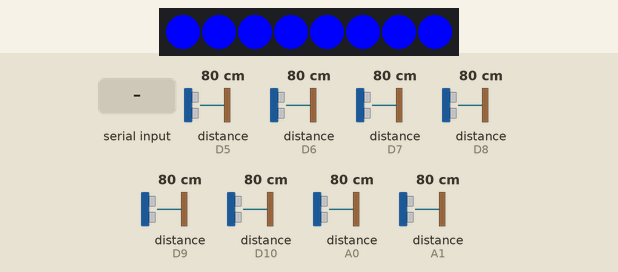
Recording of a program running on a simulated Arduino Nano ESP32. On the bench: 8 RGB LEDs in strip order, left to right. Wiring (inferred from the names in the program): 8 × range finder with pulse-width output: data D5 / data D6 / data D7 / data D8 / data D9 / data D10 / data A0 / data A1. Inputs (shaded band) come from the test bench; at power-on: distance to the obstacle (sensors on D5, D6, D7, D8, D9, D10, A0, A1) 80 cm. I2S audio is not simulated (input reads silence); what the program prints to the serial monitor is not drawn.

Above: at 2.2 s.
2.3 s: "LED_TEST90\n" received over Serial
At 2.9 s:
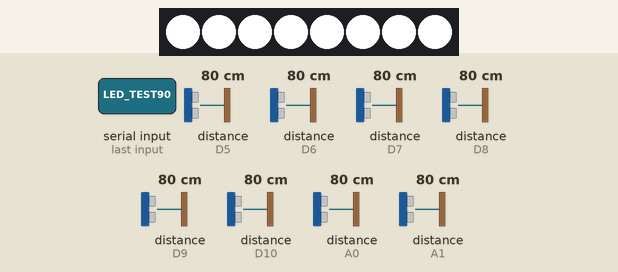
At 3.6 s:
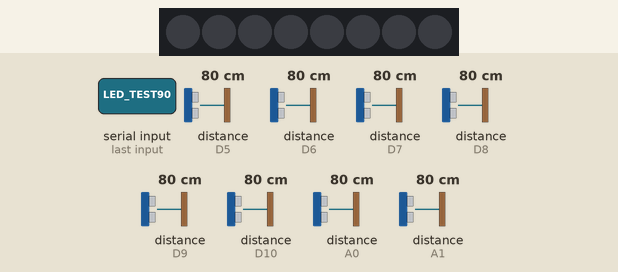
4.8 s: "BUTTON_TEST\n" received over Serial
6.3 s: "SOUND_TEST\n" received over Serial
Timing chart, 0 to 9.3 s (numbered marks = the images above; inputs shaded):
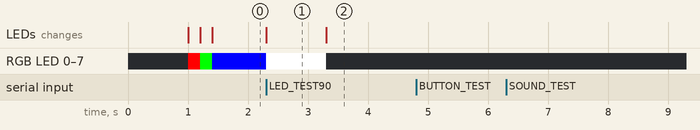

The program:

main.cpp
```cpp
#include <Arduino.h>

/*
PinMaps

Arduino |   ESP |Feature
D2      |   5   |SW1
D3      |   6   |SW2
D4      |   7   |SW3
D5      |   8   |SW4
D6      |   9   |SW5
D7      |   10  |SW6
D8      |   17  |SW7
D9      |   18  |SW8
D10     |   21  |WS2812B_DIN
A0      |   1   |I2S_LRC
A1      |   2   |I2S_BLCK
A2      |   3   |I2S_DIN
*/

//#define _DEBUG_
#define _DEBUG_NOW

#include "freertos/FreeRTOS.h"
#include "freertos/task.h"

/*
TODO : add more sounds and refine this section
SoundEngine Section
-----------------------------------------------------------------------
This section initializes the global sound engine instance.

The included headers define sound effect data used by the engine:
- buttonEffect_Alone.h : solo button press sound
    → SoundStruct instance: buttonEffect_Alone
- buttonEffect1.h      : additional layered button effects
    → SoundStruct instance: buttonEffect_1
- buttonEffect2.h      : optional alternate effect
    → SoundStruct instance: buttonEffect_2
(Add more headers and instances as needed)

All sound data is statically defined as `static constexpr` to ensure
safe duplication across compilation units and to avoid linker conflicts.
*/
#include "../include/soundEngine.h"
#include "../include/buttonEffect_Alone.h"
#include "../include/buttonEffect1.h"
SoundEngine* soundEngine;

constexpr int I2S_LRC_PIN = 1;
constexpr int I2S_BCLK_PIN = 2;
constexpr int I2S_DOUT_PIN = 3;

/*
Keyboard (InputSwitch) Section
-----------------------------------------------------------------------
This section initializes the 8-button input system for braille input.

The button configuration provides braille input functionality:
- Button_1 to Button_6: 6-dot braille system inputs
- Button_DEL: Delete/Backspace function
- Button_ENT: Enter/Submit function

Pin mapping and interrupt configuration:
- GPIO 5,6,7,8,9,10,17,18 for button inputs
- Internal pull-up resistors enabled
- Negative edge triggered interrupts
- Software debouncing with 200ms delay

Note: Pins 5,6,17,18 are currently disabled due to hardware issues.
*/
#define MAX_INPUT_SWITCHES 8
const int InputSwitchPin[MAX_INPUT_SWITCHES] =
{5, 6, 7, 8, 9, 10, 17, 18};

enum ButtonID
{
    None = -1,
    Button_1 = 0,
    Button_2 = 1,
    Button_3 = 2,
    Button_4 = 3,
    Button_5 = 4,
    Button_6 = 5,
    Button_DEL = 6,
    Button_ENT = 7
};

#define DEBOUNCE_TIME_MS 200
unsigned long previousPressedTime[MAX_INPUT_SWITCHES];

volatile bool buttonPressedFlag = false;
volatile int pressedSwitchPin = -1;

bool onButtonEvent(int8_t buttinID);
void isr_Button(void* pin);
ButtonID getButtonID(int8_t buttonPin);

#define _BUTTON_BROKEN_

byte buttonStates = 0;

//Serial Protocol Control Bytes Below Here
constexpr byte ProtocolCMDNewLine = 0b01000000;
constexpr byte ProtocolCMDErase = 0b10000000;
/*
NeoPixel (WS2812B) Section
-----------------------------------------------------------------------
This section initializes the WS2812B LED strip for visual feedback.

The LED configuration provides status indication for button presses:
- 8 LEDs corresponding to each button input
- GPIO 21 (D10) for data line connection
- WS2812B protocol with GRB color format
- ESP32 RMT driver for precise timing

Hardware and library configuration:
- NeoPixelBus library for efficient LED control
- RMT peripheral for accurate timing requirements
- Boot sequence animation on startup
- Real-time status updates for button states

Color Description:
- Green (0, 254, 0): Button is pressed/active
- Black (0, 0, 0): Button is released/inactive
- Red (254, 0, 0): Error state or invalid input
- Blue (0, 0, 254): System ready or waiting state

Color constants are defined as constexpr for compile-time optimization.
*/
#include "NeoPixelBus.h"

constexpr uint16_t LedCount = 8;
constexpr uint8_t ARGB_DOUT_PIN = 21;

NeoPixelBus<NeoGrbFeature, NeoEsp32Rmt0Ws2812xMethod> argb(LedCount, ARGB_DOUT_PIN);

void argbBootSequence(void* param);
void argbReset();
void serialListnerWrapper(void* param);

constexpr RgbColor Green(0, 254, 0);
constexpr RgbColor Black(0, 0, 0);
constexpr RgbColor Red(254, 0, 0);
constexpr RgbColor Blue(0, 0, 254);
constexpr RgbColor White(255, 255, 255);

//=============================================================================================================

void setup()
{
    //Serial initialize
    delay(1000);
    Serial.begin(115200); // I remember that esp32 doesn need to set baud cuz it has native usb serial

    #ifdef _DEBUG_
    Serial.println("Serial Begin");
    #endif

    //WS2812B initialize
    argb.Begin();
    argb.Show();

    xTaskCreatePinnedToCore
    (
        argbBootSequence,
        "argbBootSequence",
        1024,
        NULL,
        1,
        NULL,
        1
    );

    //SoundEngine Initialize
    soundEngine = new SoundEngine(I2S_LRC_PIN, I2S_BCLK_PIN, I2S_DOUT_PIN);
    soundEngine->enqueSound(&ButtonEffect_Alone); // TODO : change bootEffect Code

    //inputswitch initialize
    gpio_install_isr_service(0);

    for(int i = 0 ; i < MAX_INPUT_SWITCHES ; i++)
    {
        const gpio_config_t switchPinConfig =
        {
            .pin_bit_mask = 1ULL << InputSwitchPin[i],
            .mode = GPIO_MODE_INPUT,
            .pull_up_en = GPIO_PULLUP_ENABLE,
            .pull_down_en = GPIO_PULLDOWN_DISABLE,
            .intr_type = GPIO_INTR_NEGEDGE
        };
        gpio_config(&switchPinConfig);
    }

    for(int i = 0 ; i < MAX_INPUT_SWITCHES ; i++)
    {
        esp_err_t returnValue = gpio_isr_handler_add((gpio_num_t)InputSwitchPin[i], isr_Button, (void*)InputSwitchPin[i]);
        #ifdef _DEBUG_
        if(returnValue != ESP_OK)
        {
            Serial.print(i);
            Serial.print(" button has failed to init isr function : ");
            Serial.println(returnValue);
        }
        #endif
    }

    #ifdef _BUTTON_BROKEN_
    //TODO : important!!!!!!!!!!!!!!!!!! 5 6 17 18 pin switch has broken. I decided removing these pins
    gpio_isr_handler_remove((gpio_num_t)5);
    gpio_isr_handler_remove((gpio_num_t)6);
    gpio_isr_handler_remove((gpio_num_t)17);
    gpio_isr_handler_remove((gpio_num_t)18);
    #endif

    // Serial Listener Task Dispatch
    xTaskCreatePinnedToCore
    (
        serialListnerWrapper,
        "serialListnerWrapper",
        2048,
        NULL,
        1,
        NULL,
        1
    );

}

void loop()
{
    //handle ISR
    if(buttonPressedFlag)
    {
        #ifdef _DEBUG_
        Serial.print("LOOP_");
        Serial.print("pressedButton : ");
        Serial.println(pressedSwitchPin);
        #endif
        if(!onButtonEvent(pressedSwitchPin)) {Serial.println("false returned from onButtonEvent");}
        buttonPressedFlag = false;
        pressedSwitchPin = -1;
    }


}

bool onButtonEvent(int8_t buttonPin)
{
    ButtonID buttonID = getButtonID(buttonPin);

    if(buttonID == None) {return false;}

    #ifdef _DEBUG_
    Serial.println("ButtonEvent");
    Serial.print("buttonID : ");
    Serial.println(static_cast<int>(buttonID));
    #endif

    //software debounce
    unsigned long pressedTime = millis();
    int buttonIndex = static_cast<int>(buttonID);
    if(pressedTime < (previousPressedTime[buttonIndex] + DEBOUNCE_TIME_MS)) {return true;}
    previousPressedTime[buttonIndex] = pressedTime;

    #ifdef _DEBUG_
    Serial.println("after debounce code");
    Serial.print("buttonID : ");
    Serial.println(static_cast<int>(buttonID));
    #endif

    switch(buttonID)
    {
        case None:
            #ifdef _DEBUG_
            Serial.println("None button pressed");
            #endif
            return false;
        case Button_1:
        case Button_2:
        case Button_3:
        case Button_4:
        case Button_5:
        case Button_6:
            buttonStates ^= (1 << static_cast<int>(buttonID));  // 비트 토글
            (buttonStates & (1 << static_cast<int>(buttonID))) ?
                argb.SetPixelColor(static_cast<int>(buttonID), Green) :
                argb.SetPixelColor(static_cast<int>(buttonID), Black);
            argb.Show();
            soundEngine->enqueSound(&ButtonEffect_1); // TODO : modify argument to ButtonSound
            return true;
        case Button_DEL:
            if(buttonStates == 0)
            {
                Serial.print(ProtocolCMDErase);
            }
            else
            {
                buttonStates = 0;
                argbReset();
            }
            soundEngine->enqueSound(&ButtonEffect_1); // TODO : modify argument to DeleteSound
            return true;
        case Button_ENT:
            if(buttonStates == 0)
            {
                Serial.print(ProtocolCMDNewLine);
            }
            else
            {
                Serial.print(buttonStates);
                buttonStates = 0;
                argbReset();
            }
            soundEngine->enqueSound(&ButtonEffect_1); // TODO : modify argument to EnterSound
            return true;
        default:
            return false;
    }

    return false;
}

void IRAM_ATTR isr_Button(void* pin)
{
    if(gpio_get_level((gpio_num_t)((int)pin)) == LOW)
    {
        buttonPressedFlag = true;
        pressedSwitchPin = (int)pin;
    }
}

void argbBootSequence(void* param)
{
    #ifdef _DEBUG_NOW
    Serial.println("ARGB Boot Sequence");
    #endif
    argbReset();
    for(int i = 0 ; i < LedCount ; i++)
    {
        argb.SetPixelColor(i, Red);
    }
    argb.Show();
    vTaskDelay(200 / portTICK_PERIOD_MS);
    for(int i = 0 ; i < LedCount ; i++)
    {
        argb.SetPixelColor(i, Green);
    }
    argb.Show();
    vTaskDelay(200 / portTICK_PERIOD_MS);
    for(int i = 0 ; i < LedCount ; i++)
    {
        argb.SetPixelColor(i, Blue);
    }
    argb.Show();
    // TODO : NextVersion, I think add more boot sequence animation
    #ifdef _DEBUG_NOW
    Serial.println("ARGB Boot Sequence finished");
    #endif
    vTaskDelete(NULL);
}

void argbReset()
{
    argb.ClearTo(Black);
    argb.Show();
}


ButtonID getButtonID(int8_t buttonPin)
{
    for(int i = 0 ; i < MAX_INPUT_SWITCHES ; i++)
    {
        if(buttonPin == InputSwitchPin[i])
        {
            return static_cast<ButtonID>(i);
        }
    }
    return None;
}


void serialListner()
{
    if (Serial.available())
    {
        String input = Serial.readStringUntil('\n');
        input.trim();

        #ifdef _DEBUG_
        Serial.print("Received: ");
        Serial.println(input);
        #endif

        #ifdef _DEBUG_NOW
        if (input.startsWith("BUTTON_TEST"))
        {
            // Test all button states and report their current status
            Serial.println("Testing all buttons...");
            for (int i = 0; i < MAX_INPUT_SWITCHES; i++)
            {
                Serial.print("Button ");
                Serial.print(i);
                Serial.print(" (Pin ");
                Serial.print(InputSwitchPin[i]);
                Serial.print("): ");
                Serial.println(gpio_get_level((gpio_num_t)InputSwitchPin[i]) == LOW ? "PRESSED" : "RELEASED");
            }
        }
        else if (input.startsWith("SOUND_TEST"))
        {
            // Test sound engine functionality
            Serial.println("Testing sound engine...");
            soundEngine->enqueSound(&ButtonEffect_Alone);
        }
        else if (input.startsWith("LED_TEST"))
        {
            // Test LED sequence with white color
            Serial.println("Testing LED sequence...");
            argbReset();
            for (int i = 0; i < LedCount; i++)
            {
                argb.SetPixelColor(i, White);
            }
            argb.Show();
            vTaskDelay(pdMS_TO_TICKS(1000));
            argbReset();
        }
        else if (input.startsWith("STATUS"))
        {
            Serial.println("=== SYSTEM STATUS ===");
            Serial.print("Button pressed flag: ");
            Serial.println(buttonPressedFlag);
            Serial.print("Pressed switch pin: ");
            Serial.println(pressedSwitchPin);
            Serial.print("Button states: 0b");
            Serial.println(buttonStates, BIN);
            Serial.println("===================");
        }
        else if (input.startsWith("RESET"))
        {
            // Reset all system states to initial values
            Serial.println("Resetting system...");
            buttonStates = 0;
            argbReset();
            buttonPressedFlag = false;
            pressedSwitchPin = -1;
        }
        else if (input.startsWith("HELP"))
        {
            // Display available commands if unknown command received
            Serial.println("Available commands:");
            Serial.println("  BUTTON_TEST - Test all button states");
            Serial.println("  SOUND_TEST - Test sound engine");
            Serial.println("  LED_TEST - Test LED sequence");
            Serial.println("  STATUS - Show system status");
            Serial.println("  RESET - Reset system");
        }
        #endif

    }
}

void serialListnerWrapper(void* param)
{
    while(true) {
        serialListner();
        vTaskDelay(10 / portTICK_PERIOD_MS);
    }
}
```

buttonEffect1.h
```cpp
#pragma once

#include <stdint.h>
#include <stddef.h>
#include "soundEngine.h"

extern const SoundStruct& ButtonEffect_1;
```

buttonEffect_Alone.h
```cpp
#pragma once

#include <stdint.h>
#include <stddef.h>
#include "soundEngine.h"

extern const SoundStruct& ButtonEffect_Alone;
```

Source omitted: soundEngine.h (8430 bytes), buttonEffect1.cpp (128834 bytes), buttonEffect_Alone.cpp (51636 bytes)

Measured:
- after the input at 2.3 s, RGB LED 0–7: RGB(0, 0, 254) → RGB(255, 255, 255) at once, → off 1.0 s later; the LEDs: change at once (image 1)
- after the input at 4.8 s, every drawn part: stays the same
- after the input at 6.3 s, every drawn part: stays the same
- what the display in image 1 shows lasts 1.0 s, from 2.3 s to 3.3 s
